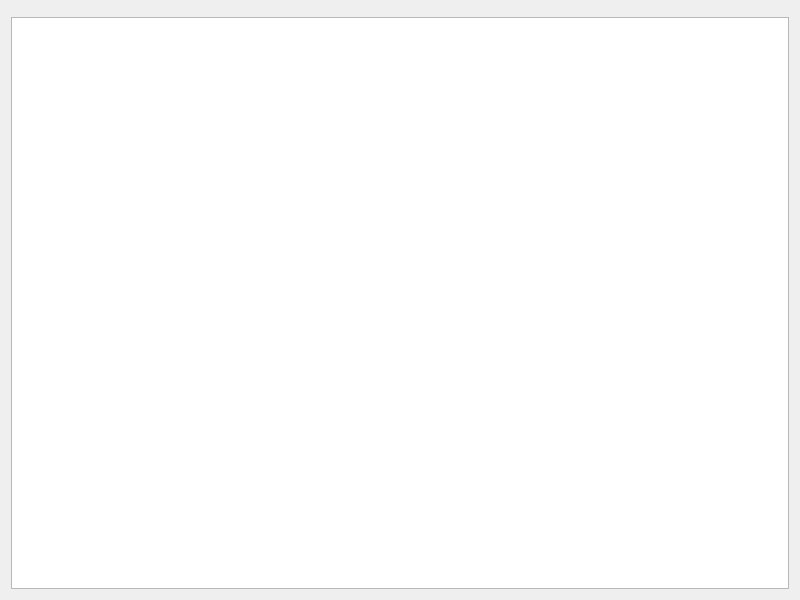
<?xml version="1.0" encoding="UTF-8"?>
<ui version="4.0">
 <class>PaintWidget</class>
 <widget class="QWidget" name="PaintWidget">
  <property name="geometry">
   <rect>
    <x>0</x>
    <y>0</y>
    <width>800</width>
    <height>600</height>
   </rect>
  </property>
  <property name="contextMenuPolicy">
   <enum>Qt::DefaultContextMenu</enum>
  </property>
  <property name="windowTitle">
   <string>PaintWidget</string>
  </property>
  <layout class="QVBoxLayout" name="verticalLayout">
   <item>
    <widget class="view::PaintToolBar" name="toolbar" native="true"/>
   </item>
   <item>
    <widget class="view::PaintView" name="paintArea"/>
   </item>
  </layout>
 </widget>
 <customwidgets>
  <customwidget>
   <class>view::PaintView</class>
   <extends>QGraphicsView</extends>
   <header location="global">view/paintview.h</header>
  </customwidget>
  <customwidget>
   <class>view::PaintToolBar</class>
   <extends>QWidget</extends>
   <header>view/painttoolbar.h</header>
   <container>1</container>
  </customwidget>
 </customwidgets>
 <resources/>
 <connections/>
</ui>
